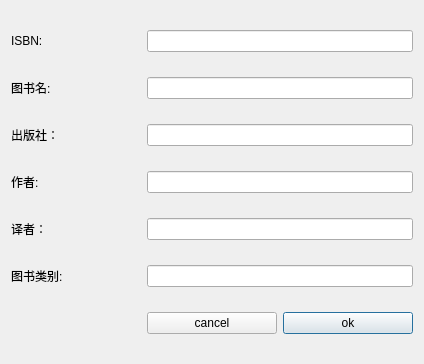
<?xml version="1.0" encoding="UTF-8"?>
<ui version="4.0">
 <class>SearchDialog</class>
 <widget class="QDialog" name="SearchDialog">
  <property name="geometry">
   <rect>
    <x>0</x>
    <y>0</y>
    <width>424</width>
    <height>364</height>
   </rect>
  </property>
  <property name="windowTitle">
   <string>Dialog</string>
  </property>
  <layout class="QGridLayout" name="gridLayout">
   <item row="0" column="0">
    <widget class="QLabel" name="label">
     <property name="text">
      <string>ISBN:</string>
     </property>
    </widget>
   </item>
   <item row="0" column="1" colspan="2">
    <widget class="QLineEdit" name="ISBNLineEdit"/>
   </item>
   <item row="1" column="0">
    <widget class="QLabel" name="label_2">
     <property name="text">
      <string>图书名:</string>
     </property>
    </widget>
   </item>
   <item row="1" column="1" colspan="2">
    <widget class="QLineEdit" name="nameLineEdit"/>
   </item>
   <item row="2" column="0">
    <widget class="QLabel" name="label_3">
     <property name="text">
      <string>出版社：</string>
     </property>
    </widget>
   </item>
   <item row="2" column="1" colspan="2">
    <widget class="QLineEdit" name="publisherLineEdit"/>
   </item>
   <item row="3" column="0">
    <widget class="QLabel" name="label_4">
     <property name="text">
      <string>作者:</string>
     </property>
    </widget>
   </item>
   <item row="3" column="1" colspan="2">
    <widget class="QLineEdit" name="writerLineEdit"/>
   </item>
   <item row="4" column="0">
    <widget class="QLabel" name="label_5">
     <property name="text">
      <string>译者：</string>
     </property>
    </widget>
   </item>
   <item row="4" column="1" colspan="2">
    <widget class="QLineEdit" name="translatorLineEdit"/>
   </item>
   <item row="5" column="0">
    <widget class="QLabel" name="label_6">
     <property name="text">
      <string>图书类别:</string>
     </property>
    </widget>
   </item>
   <item row="5" column="1" colspan="2">
    <widget class="QLineEdit" name="typenameLineEdit"/>
   </item>
   <item row="6" column="1">
    <widget class="QPushButton" name="cancelButton">
     <property name="text">
      <string>cancel</string>
     </property>
    </widget>
   </item>
   <item row="6" column="2">
    <widget class="QPushButton" name="okButton">
     <property name="text">
      <string>ok</string>
     </property>
     <property name="default">
      <bool>true</bool>
     </property>
    </widget>
   </item>
  </layout>
 </widget>
 <tabstops>
  <tabstop>ISBNLineEdit</tabstop>
  <tabstop>nameLineEdit</tabstop>
  <tabstop>publisherLineEdit</tabstop>
  <tabstop>writerLineEdit</tabstop>
  <tabstop>translatorLineEdit</tabstop>
  <tabstop>typenameLineEdit</tabstop>
  <tabstop>okButton</tabstop>
  <tabstop>cancelButton</tabstop>
 </tabstops>
 <resources/>
 <connections>
  <connection>
   <sender>okButton</sender>
   <signal>clicked()</signal>
   <receiver>SearchDialog</receiver>
   <slot>accept()</slot>
   <hints>
    <hint type="sourcelabel">
     <x>349</x>
     <y>328</y>
    </hint>
    <hint type="destinationlabel">
     <x>211</x>
     <y>181</y>
    </hint>
   </hints>
  </connection>
  <connection>
   <sender>cancelButton</sender>
   <signal>clicked()</signal>
   <receiver>SearchDialog</receiver>
   <slot>reject()</slot>
   <hints>
    <hint type="sourcelabel">
     <x>211</x>
     <y>328</y>
    </hint>
    <hint type="destinationlabel">
     <x>211</x>
     <y>181</y>
    </hint>
   </hints>
  </connection>
 </connections>
</ui>
